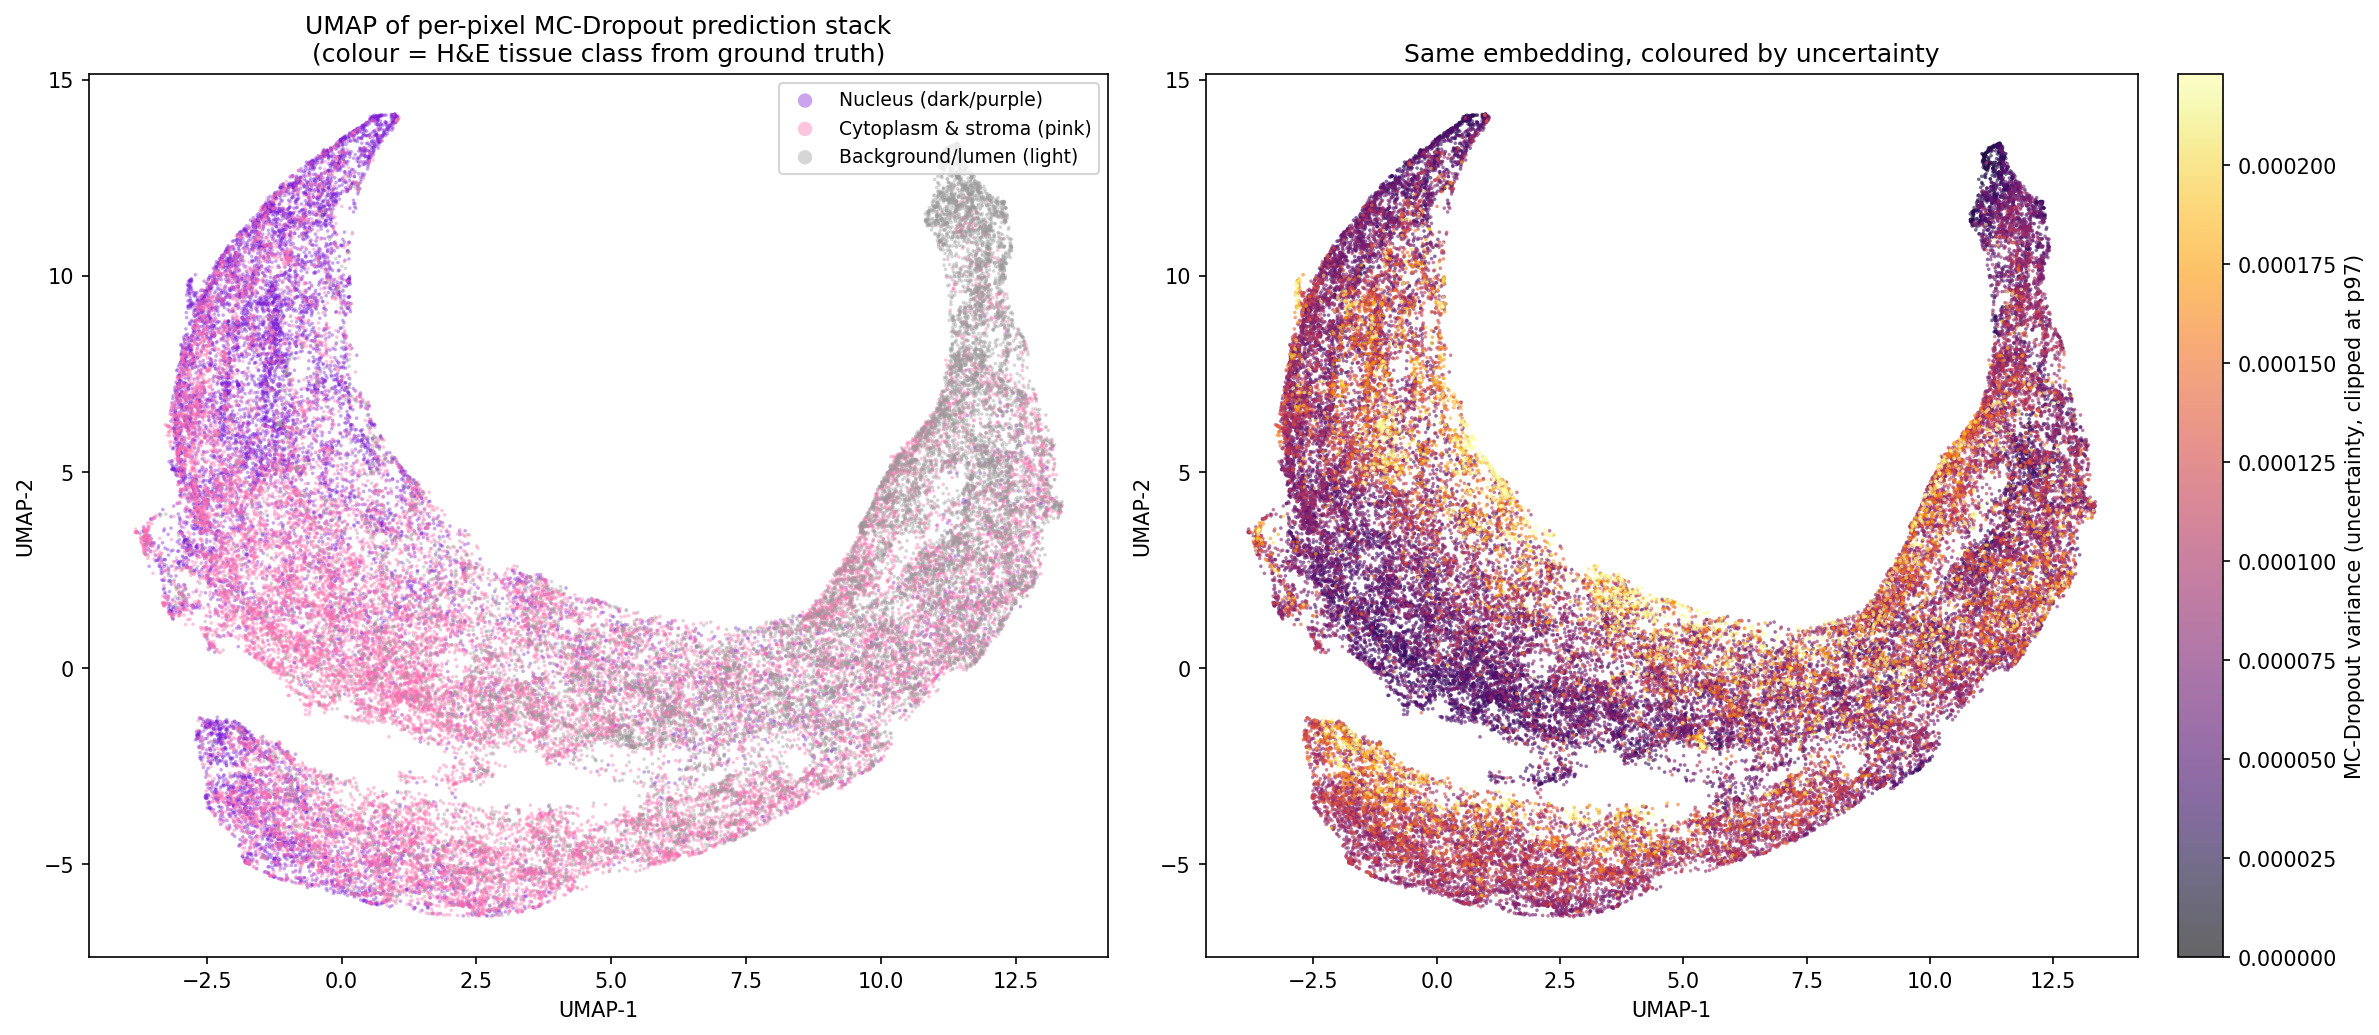

This chart was generated by the following Python code:
"""
Uncertainty structure via UMAP: embeds per-pixel MC-Dropout prediction stacks and
colours by predicted brightness / tissue class (from ground truth) / uncertainty
(predictive variance) / confidence (median split of uncertainty).

Three parts, run in order (part 2 caches to disk so part 3 can reuse it without
repeating the slow whole-val-set feature extraction):
  1. Per-sample 4-panel UMAP for the 3 fixed samples.
  2. Whole-val-set UMAP (pooled across all val images, subsampled per image).
  3. Point-count vs. embedding-spread summary per tissue class, reusing part 2's cache.

NB: needs `umap-learn`. In this environment (numpy 1.22.4, pinned by
tensorflow 2.8) the compatible combo is:
    pip install "umap-learn==0.5.5" "scikit-learn<1.4" "numba<0.57" --no-deps
(newer umap-learn/scikit-learn/numba wheels are built against numpy>=1.24/2.0
and fail to import against this numpy version.)
"""
import tensorflow as tf
import tensorflow_io as tfio
import numpy as np
import pathlib
import umap
import matplotlib
matplotlib.use('Agg')
import matplotlib.pyplot as plt
import matplotlib.colors as mcolors
from matplotlib.colors import ListedColormap
from scipy.spatial import ConvexHull

from pix2pix import Generator, INPUT_CHANNELS

dataset_name = 'polyps_v7'
PATH = pathlib.Path(r'./datasets') / dataset_name
BATCH_SIZE = 1
IMG_WIDTH = 256
IMG_HEIGHT = 256

out_root = pathlib.Path('./uncertainty')
out_root.mkdir(parents=True, exist_ok=True)


def load(image_file):
    image = tf.io.read_file(image_file)
    image = tfio.experimental.image.decode_tiff(image)
    w = tf.shape(image)[1]
    w = w // 2
    input_image = image[:, w:, :3]
    real_image = image[:, :w, :3]
    input_image = tf.cast(input_image, tf.float32)
    real_image = tf.cast(real_image, tf.float32)
    return input_image, real_image


def resize(input_image, real_image, height, width):
    input_image = tf.image.resize(input_image, [height, width],
                                   method=tf.image.ResizeMethod.NEAREST_NEIGHBOR)
    real_image = tf.image.resize(real_image, [height, width],
                                  method=tf.image.ResizeMethod.NEAREST_NEIGHBOR)
    return input_image, real_image


def normalize(input_image, real_image):
    input_image = (input_image / 127.5) - 1
    real_image = (real_image / 127.5) - 1
    return input_image, real_image


def load_image_test(image_file):
    input_image, real_image = load(image_file)
    input_image, real_image = resize(input_image, real_image, IMG_HEIGHT, IMG_WIDTH)
    input_image, real_image = normalize(input_image, real_image)
    input_image = input_image[:, :, :INPUT_CHANNELS]
    return input_image, real_image


val_dataset = tf.data.Dataset.list_files(str(PATH / 'val/*.tif'), shuffle=True, seed=42)
val_dataset = val_dataset.map(load_image_test)
val_dataset = val_dataset.batch(BATCH_SIZE)

generator = Generator()
_ckpt = tf.train.Checkpoint(generator=generator)
_ckpt.restore(tf.train.latest_checkpoint('./training_checkpoints')).expect_partial()
print('Checkpoint restored')

N_SAMPLES = 3
fixed_samples = [next(iter(val_dataset)) for _ in range(N_SAMPLES)]

STRIDE = 2
N_RUNS = 20

TISSUE_NAMES = ['Nucleus', 'Cytoplasm & stroma', 'Background/lumen']
TISSUE_COLORS = ['#7c1fd6', '#ff6fae', '#9a9a9a']
COLOUR_NOTE = ('H&E colour key  ->  purple = nucleus (hematoxylin-stained chromatin)   |   '
               'pink = cytoplasm & stroma (eosin-stained protein/collagen)   |   '
               'grey/white = background or gland lumen (no tissue)')

CONF_NAMES = ['High-confidence', 'Low-confidence']
CONF_COLORS = ['#9ecae1', '#08306b']


def classify_tissue(gt01):
    """Rough 3-way H&E tissue labelling from ground-truth colour (brightness percentile):
    darkest 25% -> nucleus, lightest 25% -> background/lumen, rest -> cytoplasm/stroma."""
    v = mcolors.rgb_to_hsv(gt01)[..., 2]
    p25, p75 = np.percentile(v, [25, 75])
    labels = np.full(v.shape, 1, dtype=np.int32)
    labels[v <= p25] = 0
    labels[v >= p75] = 2
    return labels


def mc_dropout_stack(model, test_input, n_runs=N_RUNS):
    """Like mc_dropout_uncertainty, but keeps every run's prediction (not just mean/var)."""
    preds = [model(test_input, training=True)[0].numpy() for _ in range(n_runs)]
    return np.stack(preds, axis=0)


for idx, (test_input, ground_truth) in enumerate(fixed_samples):
    stack01 = mc_dropout_stack(generator, test_input, N_RUNS) * 0.5 + 0.5

    gt01 = (ground_truth[0].numpy() * 0.5 + 0.5).clip(0, 1)
    labels = classify_tissue(gt01)
    uncertainty = stack01.var(axis=0).mean(axis=-1)
    mean_v = mcolors.rgb_to_hsv(stack01.mean(axis=0))[..., 2]

    sub = stack01[:, ::STRIDE, ::STRIDE, :]
    n, h, w, c = sub.shape
    X = sub.transpose(1, 2, 0, 3).reshape(h * w, n * c)
    y_tissue = labels[::STRIDE, ::STRIDE].reshape(-1)
    y_uncert = uncertainty[::STRIDE, ::STRIDE].reshape(-1)
    y_meanv = mean_v[::STRIDE, ::STRIDE].reshape(-1)

    print(f'sample {idx + 1}: {X.shape[0]} points, feature dim {X.shape[1]}')

    reducer = umap.UMAP(n_neighbors=30, min_dist=0.1, n_components=2, random_state=42, verbose=False)
    embedding = reducer.fit_transform(X)

    uncert_median = np.median(y_uncert)
    y_confidence = (y_uncert >= uncert_median).astype(int)

    fig, axes = plt.subplots(2, 2, figsize=(15, 14))
    for ax, lbl in zip(axes.flat, ['a', 'b', 'c', 'd']):
        ax.text(-0.02, 1.03, lbl, transform=ax.transAxes, fontsize=16, fontweight='bold', va='bottom')
        ax.set_xticks([]); ax.set_yticks([])

    sc_a = axes[0, 0].scatter(embedding[:, 0], embedding[:, 1], s=6, c=y_meanv,
                               cmap='RdPu_r', alpha=0.7, edgecolors='none')
    plt.colorbar(sc_a, ax=axes[0, 0], fraction=0.046, pad=0.04, label='Mean-prediction brightness (V)')
    axes[0, 0].set_title('Prediction (mean brightness)', fontsize=12)

    for cls in range(3):
        m = y_tissue == cls
        axes[0, 1].scatter(embedding[m, 0], embedding[m, 1], s=6, alpha=0.6,
                            c=TISSUE_COLORS[cls], label=TISSUE_NAMES[cls], edgecolors='none')
    axes[0, 1].legend(markerscale=4, fontsize=9, loc='upper right')
    axes[0, 1].set_title('Tissue class (from ground truth)', fontsize=12)

    vmax = np.percentile(y_uncert, 97)
    order = np.argsort(y_uncert)
    sc_c = axes[1, 0].scatter(embedding[order, 0], embedding[order, 1], s=6, alpha=0.7,
                               c=y_uncert[order], cmap='inferno', vmin=0, vmax=vmax, edgecolors='none')
    plt.colorbar(sc_c, ax=axes[1, 0], fraction=0.046, pad=0.04, label='MC-Dropout variance (clipped at p97)')
    axes[1, 0].set_title('Uncertainty', fontsize=12)

    for cls in range(2):
        m = y_confidence == cls
        axes[1, 1].scatter(embedding[m, 0], embedding[m, 1], s=6, alpha=0.6,
                            c=CONF_COLORS[cls], label=CONF_NAMES[cls], edgecolors='none')
    axes[1, 1].legend(markerscale=4, fontsize=9, loc='upper right')
    axes[1, 1].set_title('Confidence (median split of uncertainty)', fontsize=12)

    plt.suptitle(f'UMAP embedding of per-pixel MC-Dropout predictions - Sample {idx + 1}', fontsize=14, y=1.0)
    fig.text(0.5, -0.01, COLOUR_NOTE, ha='center', va='top', fontsize=9.5, color='dimgray', wrap=True)
    plt.tight_layout()
    plt.savefig(out_root / f'umap_uncertainty_sample_{idx + 1}.png', dpi=150, bbox_inches='tight')
    plt.close(fig)

N_RUNS_ALL = 10
POINTS_PER_IMAGE = 150
RNG = np.random.default_rng(42)

cache_path = out_root / 'umap_valset_features.npz'

if cache_path.exists():
    cached = np.load(cache_path)
    X = cached['X']
    y_tissue = cached['y_tissue']
    y_uncert = cached['y_uncert']
    y_meanv = cached['y_meanv']
    sample_id = cached['sample_id']
    n_images = int(cached['n_images'])
    print(f'loaded cached features from {cache_path}: {n_images} images, {X.shape[0]} points total, feature dim {X.shape[1]}')
else:
    X_all, y_tissue_all, y_uncert_all, y_meanv_all, sample_id_all = [], [], [], [], []

    for img_idx, (test_input, ground_truth) in enumerate(val_dataset):
        stack01 = mc_dropout_stack(generator, test_input, N_RUNS_ALL) * 0.5 + 0.5

        gt01 = (ground_truth[0].numpy() * 0.5 + 0.5).clip(0, 1)
        labels = classify_tissue(gt01)
        uncertainty = stack01.var(axis=0).mean(axis=-1)
        mean_v = mcolors.rgb_to_hsv(stack01.mean(axis=0))[..., 2]

        h, w = uncertainty.shape
        n_pix = h * w
        n_take = min(POINTS_PER_IMAGE, n_pix)
        pix_idx = RNG.choice(n_pix, size=n_take, replace=False)

        X_img = stack01.transpose(1, 2, 0, 3).reshape(n_pix, N_RUNS_ALL * 3)[pix_idx]
        X_all.append(X_img)
        y_tissue_all.append(labels.reshape(-1)[pix_idx])
        y_uncert_all.append(uncertainty.reshape(-1)[pix_idx])
        y_meanv_all.append(mean_v.reshape(-1)[pix_idx])
        sample_id_all.append(np.full(n_take, img_idx))

        if (img_idx + 1) % 20 == 0:
            print(f'processed {img_idx + 1} val images...')

    n_images = img_idx + 1
    X = np.concatenate(X_all, axis=0)
    y_tissue = np.concatenate(y_tissue_all)
    y_uncert = np.concatenate(y_uncert_all)
    y_meanv = np.concatenate(y_meanv_all)
    sample_id = np.concatenate(sample_id_all)

    print(f'val set: {n_images} images, {X.shape[0]} points total, feature dim {X.shape[1]}')

    cache_path.parent.mkdir(parents=True, exist_ok=True)
    np.savez(cache_path, X=X, y_tissue=y_tissue, y_uncert=y_uncert, y_meanv=y_meanv,
             sample_id=sample_id, n_images=n_images)
    print(f'cached extracted features to {cache_path}')

MAX_UMAP_POINTS = 400_000
if X.shape[0] > MAX_UMAP_POINTS:
    sub_idx = np.random.default_rng(43).choice(X.shape[0], size=MAX_UMAP_POINTS, replace=False)
    X = X[sub_idx]
    y_tissue = y_tissue[sub_idx]
    y_uncert = y_uncert[sub_idx]
    y_meanv = y_meanv[sub_idx]
    sample_id = sample_id[sub_idx]
    print(f'subsampled to {X.shape[0]} points for UMAP fit')

reducer = umap.UMAP(n_neighbors=30, min_dist=0.1, n_components=2, random_state=42, verbose=True)
embedding = reducer.fit_transform(X)
uncert_median = np.median(y_uncert)
y_confidence = (y_uncert >= uncert_median).astype(int)

fig, axes = plt.subplots(2, 3, figsize=(21, 14))
for ax, lbl in zip(axes.flat, ['a', 'b', 'c', 'd', 'e', 'f']):
    ax.text(-0.02, 1.03, lbl, transform=ax.transAxes, fontsize=16, fontweight='bold', va='bottom')
    ax.set_xticks([]); ax.set_yticks([])

sc_a = axes[0, 0].scatter(embedding[:, 0], embedding[:, 1], s=4, c=y_meanv,
                           cmap='RdPu_r', alpha=0.5, edgecolors='none')
plt.colorbar(sc_a, ax=axes[0, 0], fraction=0.046, pad=0.04, label='Mean-prediction brightness (V)')
axes[0, 0].set_title('Prediction (mean brightness)', fontsize=12)

for cls in range(3):
    m = y_tissue == cls
    axes[0, 1].scatter(embedding[m, 0], embedding[m, 1], s=4, alpha=0.4,
                        c=TISSUE_COLORS[cls], label=TISSUE_NAMES[cls], edgecolors='none')
axes[0, 1].legend(markerscale=4, fontsize=9, loc='upper right')
axes[0, 1].set_title('Tissue class (from ground truth)', fontsize=12)

sc_id = axes[0, 2].scatter(embedding[:, 0], embedding[:, 1], s=4, c=sample_id,
                            cmap='nipy_spectral', alpha=0.5, edgecolors='none')
plt.colorbar(sc_id, ax=axes[0, 2], fraction=0.046, pad=0.04, label='Source image index')
axes[0, 2].set_title(f'Source image (n={n_images} val images)', fontsize=12)

vmax = np.percentile(y_uncert, 97)
order = np.argsort(y_uncert)
sc_c = axes[1, 0].scatter(embedding[order, 0], embedding[order, 1], s=4, alpha=0.5,
                           c=y_uncert[order], cmap='inferno', vmin=0, vmax=vmax, edgecolors='none')
plt.colorbar(sc_c, ax=axes[1, 0], fraction=0.046, pad=0.04, label='MC-Dropout variance (clipped at p97)')
axes[1, 0].set_title('Uncertainty', fontsize=12)

for cls in range(2):
    m = y_confidence == cls
    axes[1, 1].scatter(embedding[m, 0], embedding[m, 1], s=4, alpha=0.4,
                        c=CONF_COLORS[cls], label=CONF_NAMES[cls], edgecolors='none')
axes[1, 1].legend(markerscale=4, fontsize=9, loc='upper right')
axes[1, 1].set_title('Confidence (median split of uncertainty)', fontsize=12)

axes[1, 2].axis('off')

plt.suptitle(f'UMAP embedding of per-pixel MC-Dropout predictions - whole val set ({n_images} images)', fontsize=14, y=1.0)
fig.text(0.5, -0.01, COLOUR_NOTE, ha='center', va='top', fontsize=9.5, color='dimgray', wrap=True)
plt.tight_layout()
plt.savefig(out_root / 'umap_uncertainty_valset_all.png', dpi=150, bbox_inches='tight')
plt.close(fig)

assert cache_path.exists(), 'part 2 must run at least once first (it caches features here)'

cached = np.load(cache_path)
X = cached['X']
y_tissue = cached['y_tissue']

if X.shape[0] > MAX_UMAP_POINTS:
    sub_idx = np.random.default_rng(43).choice(X.shape[0], size=MAX_UMAP_POINTS, replace=False)
    X = X[sub_idx]
    y_tissue = y_tissue[sub_idx]

reducer = umap.UMAP(n_neighbors=30, min_dist=0.1, n_components=2, random_state=42, verbose=True)
embedding = reducer.fit_transform(X)

summary = []
print(f'{"Class":<20}{"Count":>10}{"% of points":>14}{"Mean dist to centroid":>24}{"Convex hull area":>18}')
for cls in range(3):
    m = y_tissue == cls
    pts = embedding[m]
    count = int(m.sum())
    pct = 100 * count / len(y_tissue)
    centroid = pts.mean(axis=0)
    mean_dist = float(np.linalg.norm(pts - centroid, axis=1).mean())
    hull_area = float(ConvexHull(pts).volume)
    summary.append((count, pct, mean_dist, hull_area))
    print(f'{TISSUE_NAMES[cls]:<20}{count:>10}{pct:>13.1f}%{mean_dist:>24.3f}{hull_area:>18.1f}')

fig, axes = plt.subplots(1, 3, figsize=(18, 5))

axes[0].bar(TISSUE_NAMES, [s[1] for s in summary], color=TISSUE_COLORS)
axes[0].set_ylabel('% of points')
axes[0].set_title('Point count share per class')

axes[1].bar(TISSUE_NAMES, [s[2] for s in summary], color=TISSUE_COLORS)
axes[1].set_ylabel('Mean distance to class centroid (embedding units)')
axes[1].set_title('Spread: mean distance to centroid')

axes[2].bar(TISSUE_NAMES, [s[3] for s in summary], color=TISSUE_COLORS)
axes[2].set_ylabel('Convex hull area (embedding units^2)')
axes[2].set_title('Spread: convex hull area')

for ax in axes:
    ax.tick_params(axis='x', rotation=15)

plt.suptitle('Point count vs. spread per tissue class in the whole-val-set UMAP embedding', fontsize=13)
plt.tight_layout()
plt.savefig(out_root / 'umap_class_spread_vs_count.png', dpi=150, bbox_inches='tight')
plt.close(fig)
print('DONE', flush=True)
